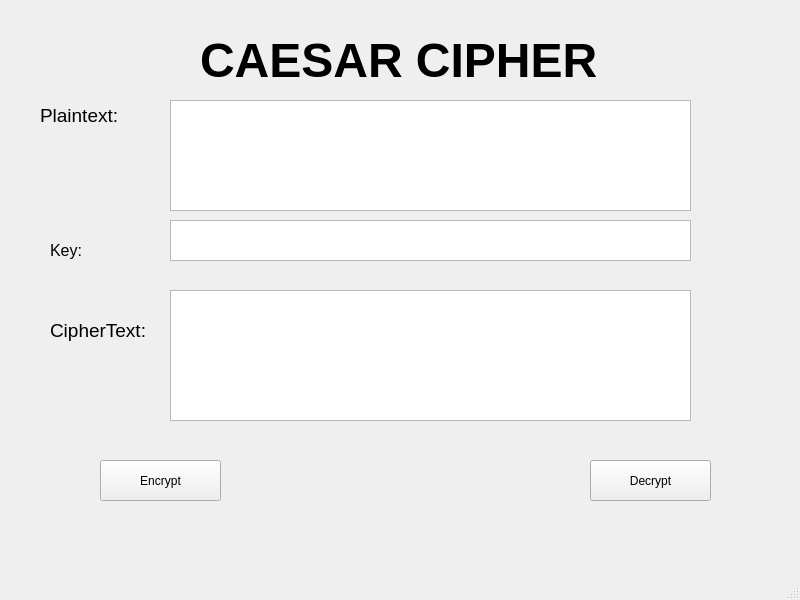
<?xml version="1.0" encoding="UTF-8"?>
<ui version="4.0">
 <class>MainWindow</class>
 <widget class="QMainWindow" name="MainWindow">
  <property name="geometry">
   <rect>
    <x>0</x>
    <y>0</y>
    <width>800</width>
    <height>600</height>
   </rect>
  </property>
  <property name="windowTitle">
   <string>MainWindow</string>
  </property>
  <widget class="QWidget" name="centralwidget">
   <widget class="QPlainTextEdit" name="txt_plain_text">
    <property name="geometry">
     <rect>
      <x>170</x>
      <y>100</y>
      <width>521</width>
      <height>111</height>
     </rect>
    </property>
   </widget>
   <widget class="QLabel" name="label">
    <property name="geometry">
     <rect>
      <x>200</x>
      <y>30</y>
      <width>421</width>
      <height>61</height>
     </rect>
    </property>
    <property name="font">
     <font>
      <pointsize>36</pointsize>
      <weight>75</weight>
      <bold>true</bold>
     </font>
    </property>
    <property name="text">
     <string>CAESAR CIPHER</string>
    </property>
   </widget>
   <widget class="QLabel" name="label_2">
    <property name="geometry">
     <rect>
      <x>40</x>
      <y>100</y>
      <width>101</width>
      <height>31</height>
     </rect>
    </property>
    <property name="font">
     <font>
      <pointsize>14</pointsize>
      <weight>50</weight>
      <bold>false</bold>
     </font>
    </property>
    <property name="text">
     <string>Plaintext: </string>
    </property>
   </widget>
   <widget class="QLabel" name="label_3">
    <property name="geometry">
     <rect>
      <x>50</x>
      <y>230</y>
      <width>101</width>
      <height>41</height>
     </rect>
    </property>
    <property name="font">
     <font>
      <pointsize>12</pointsize>
     </font>
    </property>
    <property name="text">
     <string>Key: </string>
    </property>
   </widget>
   <widget class="QLabel" name="label_4">
    <property name="geometry">
     <rect>
      <x>50</x>
      <y>310</y>
      <width>101</width>
      <height>41</height>
     </rect>
    </property>
    <property name="font">
     <font>
      <pointsize>14</pointsize>
     </font>
    </property>
    <property name="text">
     <string>CipherText: </string>
    </property>
   </widget>
   <widget class="QPlainTextEdit" name="txt_cipher_text">
    <property name="geometry">
     <rect>
      <x>170</x>
      <y>290</y>
      <width>521</width>
      <height>131</height>
     </rect>
    </property>
   </widget>
   <widget class="QPlainTextEdit" name="txt_key">
    <property name="geometry">
     <rect>
      <x>170</x>
      <y>220</y>
      <width>521</width>
      <height>41</height>
     </rect>
    </property>
   </widget>
   <widget class="QPushButton" name="btn_encrypt">
    <property name="geometry">
     <rect>
      <x>100</x>
      <y>460</y>
      <width>121</width>
      <height>41</height>
     </rect>
    </property>
    <property name="text">
     <string>Encrypt</string>
    </property>
   </widget>
   <widget class="QPushButton" name="btn_decrypt">
    <property name="geometry">
     <rect>
      <x>590</x>
      <y>460</y>
      <width>121</width>
      <height>41</height>
     </rect>
    </property>
    <property name="text">
     <string>Decrypt</string>
    </property>
   </widget>
  </widget>
  <widget class="QMenuBar" name="menubar">
   <property name="geometry">
    <rect>
     <x>0</x>
     <y>0</y>
     <width>800</width>
     <height>21</height>
    </rect>
   </property>
  </widget>
  <widget class="QStatusBar" name="statusbar"/>
 </widget>
 <resources/>
 <connections/>
</ui>
